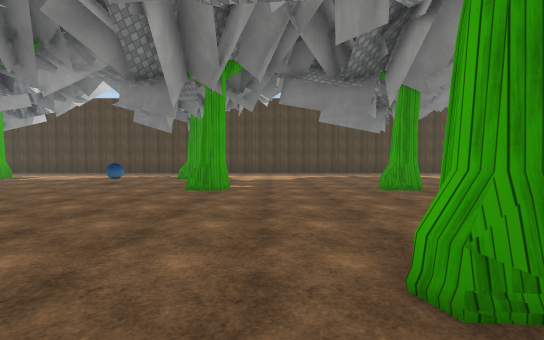
View 1 (above)

18 first-person views from a walk through a scene from a Unity 3-D project. The camera is 1.5 m above the floor, tilts 2° down and sees 85° across. The floor is counted in squares, 2 m on a side. Each view is taken from the middle of a square. On the plan, view 1 faces up. The plan holds only what a view shows up to about 10 squares ahead; the rest is blank. The place goes on beyond the plan. The player is left out. Some surface patterns are stand-ins.

View 2
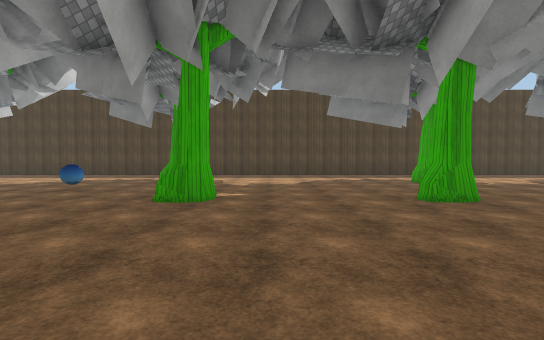

View 3
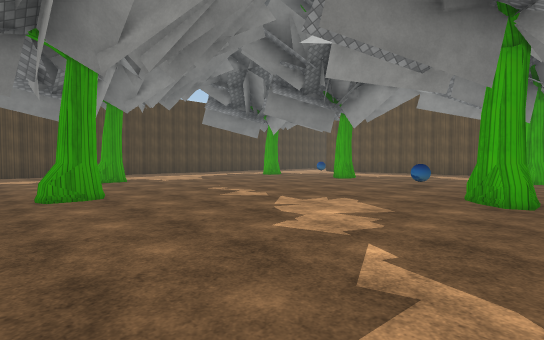

View 4
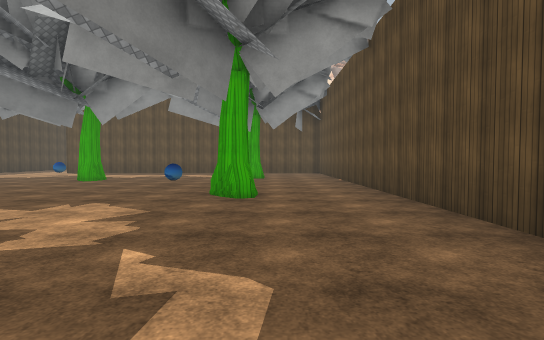

View 5
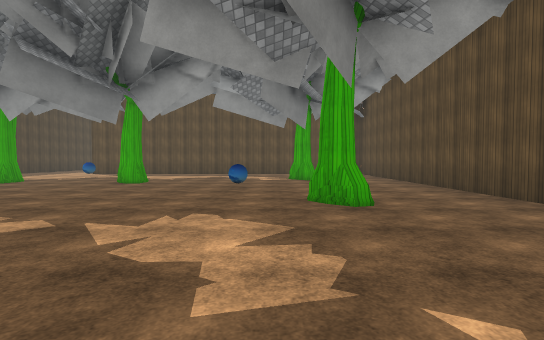

View 6
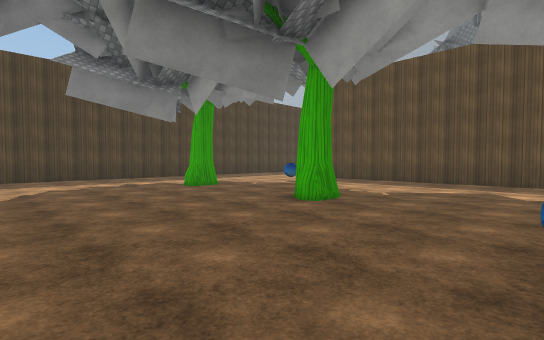

View 7
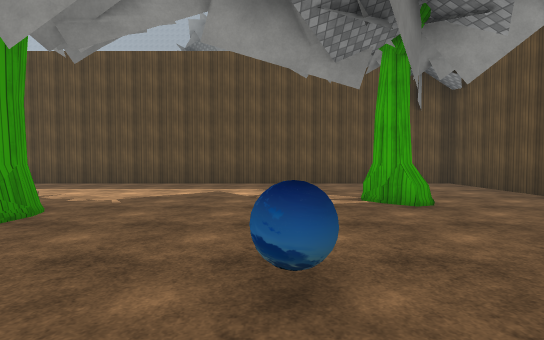

View 8
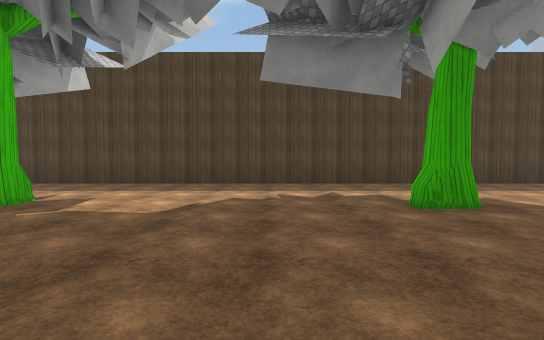

View 9
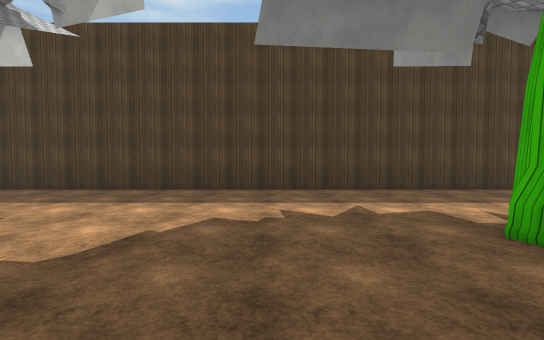

View 10
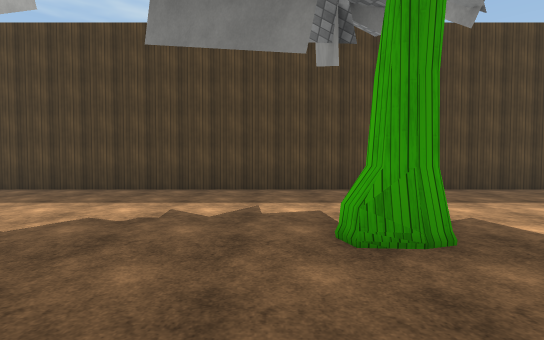

View 11
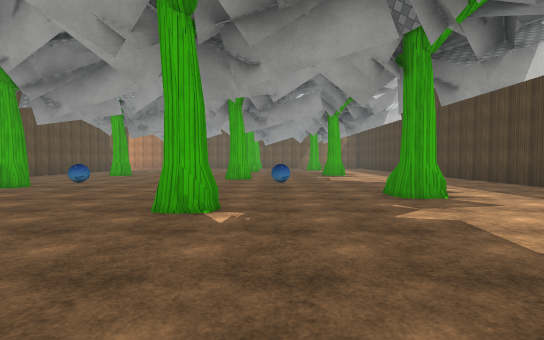

View 12
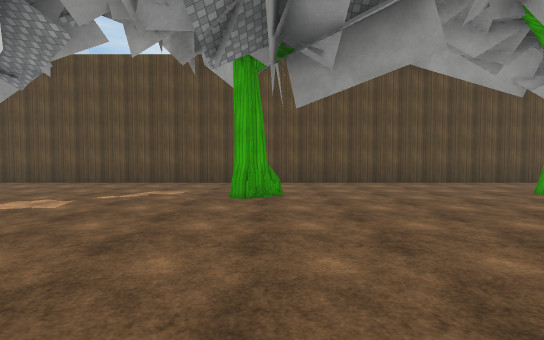

View 13
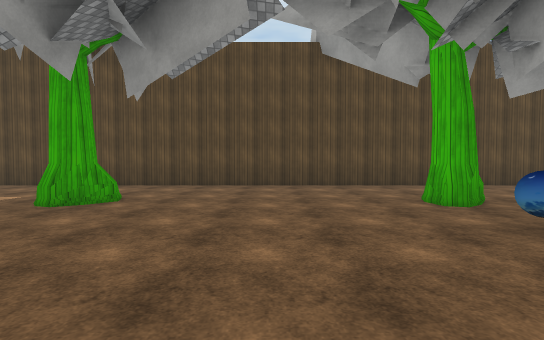

View 14
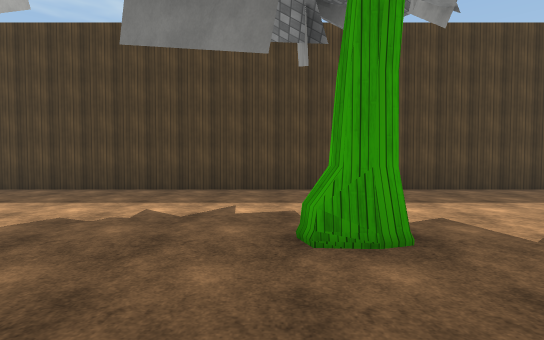

View 15
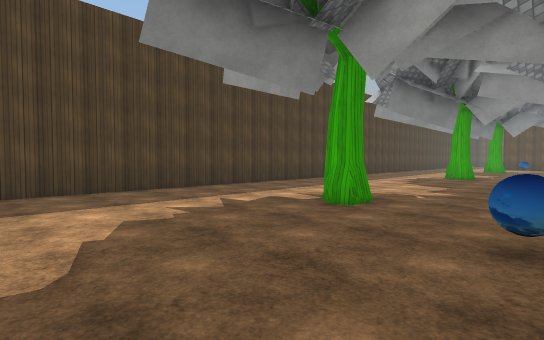

View 16
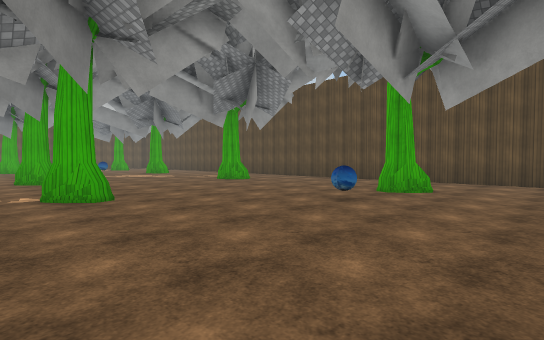

View 17
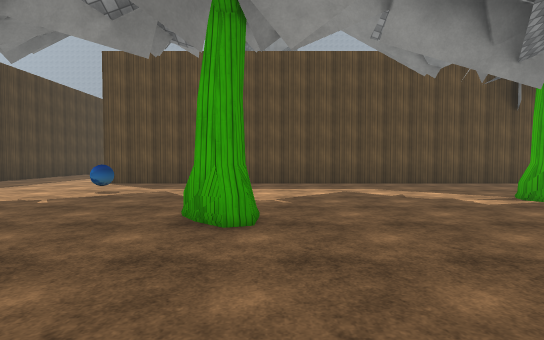

View 18
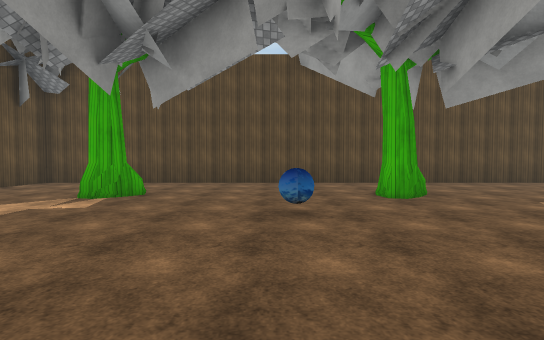

### Floor plan
Points are (right, up) in squares from view 1. A wall is a line through its corners. A room is listed if a view was taken in it or the views show most of it. See-through windows are left out.
Room 1 (views 1, 2, 3, 4, 5, 6, 7, 8, 9, 10, 11, 12, 13, 14, 15, 16, 17, 18)
walls: (3.8, 7.5) (3.3, 7.3); (3, 7.9) (3.5, 8.2); (2.8, 7.5) (3.1, 7.9); (5.4, 11.5) (4.8, 11.6); (5.5, 12.4) (5.7, 11.7) (5.4, 11.6) (5, 11.7) (4.9, 12.1); (5.6, 12.5) (5.7, 11.7); (-1.1, 7.8) (-1.3, 7.3) (-2.1, 7.5) (-1.8, 7.9); (8.1, 2) (8.1, 2.1) (8.5, 2.4); (1.3, 2.2) (1.8, 2); (7.8, 1.7) (8.2, 2.1) (8.5, 2.2); (-1.9, 7.9) (-1.4, 8.2); (1.1, 2) (1.6, 2.4); (1.5, 1.5) (1, 1.6); (8.5, 1.4) (7.8, 1.4); (8.5, 1.4) (8.1, 1.6) (8, 2); (12.5, 7.6) (12.7, 8) (13, 8.2); (1.4, 1.4) (0.6, 1.5) (1.2, 2.1) (1.5, 2.2); (13, 7.3) (12.5, 7.3) (12.4, 7.6) (12.7, 7.9); (-3, 11.5) (-3.5, 11.6); (13, 11.5) (12.4, 11.6); (-3, 11.6) (-3.5, 11.8); (-2.8, 12.4) (-2.6, 11.9); (-2.8, 12.5) (-2.7, 11.8); (13.3, 11.7) (13, 11.6) (12.4, 11.8); (13.7, 1.6) (14.1, 2.1); (14, 2) (14.5, 2.4); (-4.8, 2.3) (-4.8, 1.8) (-4.9, 1.4); (-5, 2.3) (-4.9, 2.3) (-4.8, 1.8); (-5.5, 2.1) (-5, 2.4); (-5.8, 1.6) (-5.3, 2.1) (-4.9, 2.3); (18.5, 16.4) (-8.5, 16.4); (-8.5, -1.6) (18.3, -1.6) (18.3, 12.2)
low walls: (4.8, 11.6) (4.6, 12); (7.8, 1.4) (7.8, 1.7)
objects: other object (-5, 4); other object (-5, 9); other object (11, 4); other object (16, 11)

Where each view was taken, in squares from view 1:
view 1: 0 up, 0 right, facing up
view 2: 2 up, 0 right, facing up
view 3: 1 up, 2 right, facing up-right
view 4: 1 up, 2 right, facing right
view 5: 3 up, 3 right, facing right
view 6: 4 up, 8 right, facing up-right
view 7: 4 up, 9 right, facing right
view 8: 7 up, 10 right, facing up
view 9: 9 up, 10 right, facing up
view 10: 9 up, 4 right, facing up
view 11: 9 up, 3 right, facing left
view 12: 8 up, 1 right, facing down
view 13: 7 up, 2 left, facing down
view 14: 9 up, 4 left, facing up
view 15: 9 up, 8 left, facing up-right
view 16: 9 up, 8 left, facing down-right
view 17: 7 up, 9 right, facing right
view 18: 8 up, 11 right, facing down
